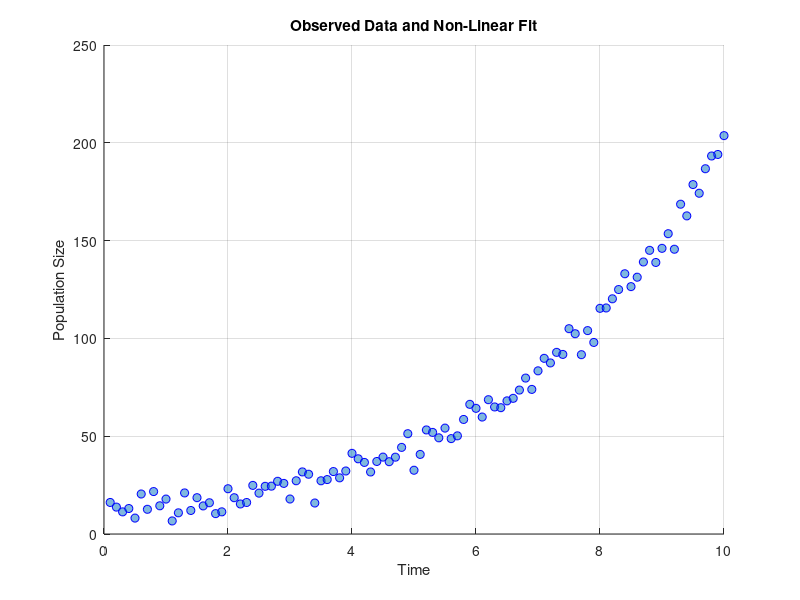
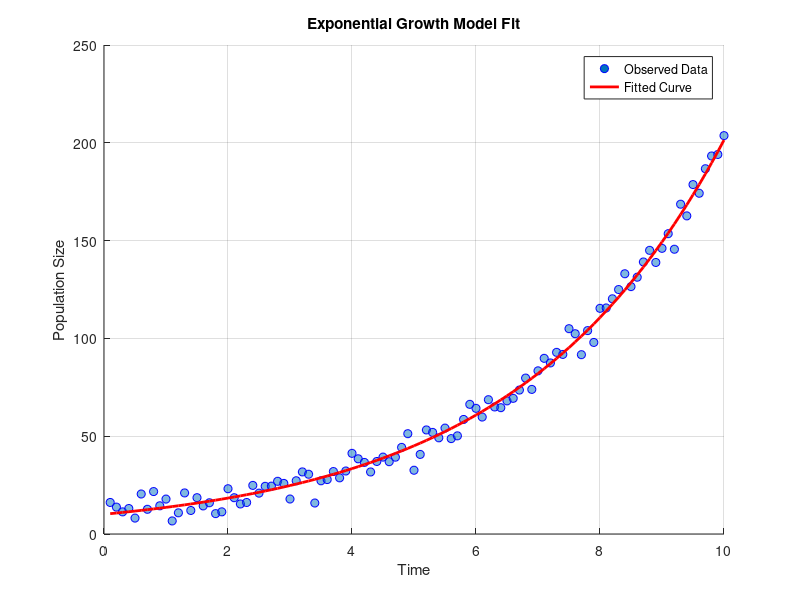

Here is the MATLAB script that generated these plots, in order: (Note: this script raises an error after producing the figures.)
clear; clc; close all;

% =========================================================================
% SECTION 1: Load and Visualize Data 
% =========================================================================
load('exp_growth.mat');

% The variables are 'time' and 'Npop'
disp('Variables loaded from exp_growth.mat:');
whos

figure;
scatter(time, Npop, 'filled', ...
        'MarkerFaceAlpha', 0.5, ...
        'MarkerEdgeColor', 'b');
xlabel('Time');
ylabel('Population Size');
title('Observed Data and Non-Linear Fit');
grid on;
hold off;
saveas(gcf, 'scatter_expgrowth.png');

model = @(params, t) params(1) * exp(params(2) * t);
initial_params = [1, 0.1]; % Initial guess for [N0, r]

% non-linear least squares fitting reference: https://www.mathworks.com/help/stats/nlinfit.html
[beta0, R, J, CovB, MSE] = nlinfit(time, Npop, model, initial_params);

% Extract best-fit parameters
N0_fit = beta0(1);
r_fit = beta0(2);
% Generate fitted data
Npop_fit = model(beta0, time);

figure;
scatter(time, Npop, 'filled', ...
            'MarkerFaceAlpha', 0.5, ...
            'MarkerEdgeColor', 'b');
hold on;
plot(time, Npop_fit, 'r-', 'LineWidth', 2);
xlabel('Time');
ylabel('Population Size');
title('Exponential Growth Model Fit');
legend('Observed Data', 'Fitted Curve');
grid on;
hold off;
saveas(gcf, 'fit_expgrowth.png');

% Calculate residuals
residuals = Npop - Npop_fit;

% Plot residuals
figure;
histogram(residuals, 'BinMethod', 'sturges', 'FaceColor', 'b',...
                 'EdgeColor', 'w', 'Normalization', 'pdf');
hold on;
x_vals = linspace(min(residuals)-2, max(residuals)+2, 100);
pd = fitdist(residuals, 'Normal');
y_vals = pdf(pd, x_vals);
plot(x_vals, y_vals, 'r--', 'LineWidth', 0.5);
xlabel('Residuals');
ylabel('Probability Density');
legend('Normal Distribution Fit');
grid on;
hold off;
saveas(gcf, 'residuals_hist_expgrowth.png');

% Analyze residuals
mean_res = mean(residuals);
std_res = std(residuals);
fprintf('Mean of residuals: %.4f\n', mean_res);
fprintf('Standard deviation of residuals: %.4f\n', std_res);

% Display best-fit parameters
fprintf('Best-fit parameters:\n');
fprintf('N0 = %.4f\n', N0_fit);
fprintf('r = %.4f\n', r_fit);

% Calculate 95% confidence intervals for parameters, using nlpredci and nlparci 
% reference: https://www.mathworks.com/help/stats/nlpredci.html
% and https://www.mathworks.com/help/stats/nlparci.html
[ypred, delta] = nlpredci(model, time, beta0, residuals,'Covar', CovB);
ci_N0 = nlparci(beta0, R, 'Covar', CovB);
ci_r = nlparci(beta0, R, 'Covar', CovB);

fprintf('95%% Confidence Intervals:\n');
fprintf('N0: [%.4f, %.4f]\n', ci_N0(1,1), ci_N0(1,2));
fprintf('r: [%.4f, %.4f]\n', ci_r(2,1), ci_r(2,2));

sup_lim = ypred + delta;
inf_lim = ypred - delta;

figure;
scatter(time, Npop, 'filled', ...
            'MarkerFaceAlpha', 0.5, ...
            'MarkerEdgeColor', 'b');
hold on;
plot(time, Npop_fit, 'r-', 'LineWidth', 2);
plot(time, [sup_lim, inf_lim], 'k--', 'LineWidth', 1);
xlabel('Time');
ylabel('Population Size');
title('Exponential Growth Model Fit with 95% Confidence Intervals');
legend('Observed Data', 'Fitted Curve', '95% Confidence Intervals');
grid on;
hold off;
saveas(gcf, 'fit_expgrowth_CI.png');





